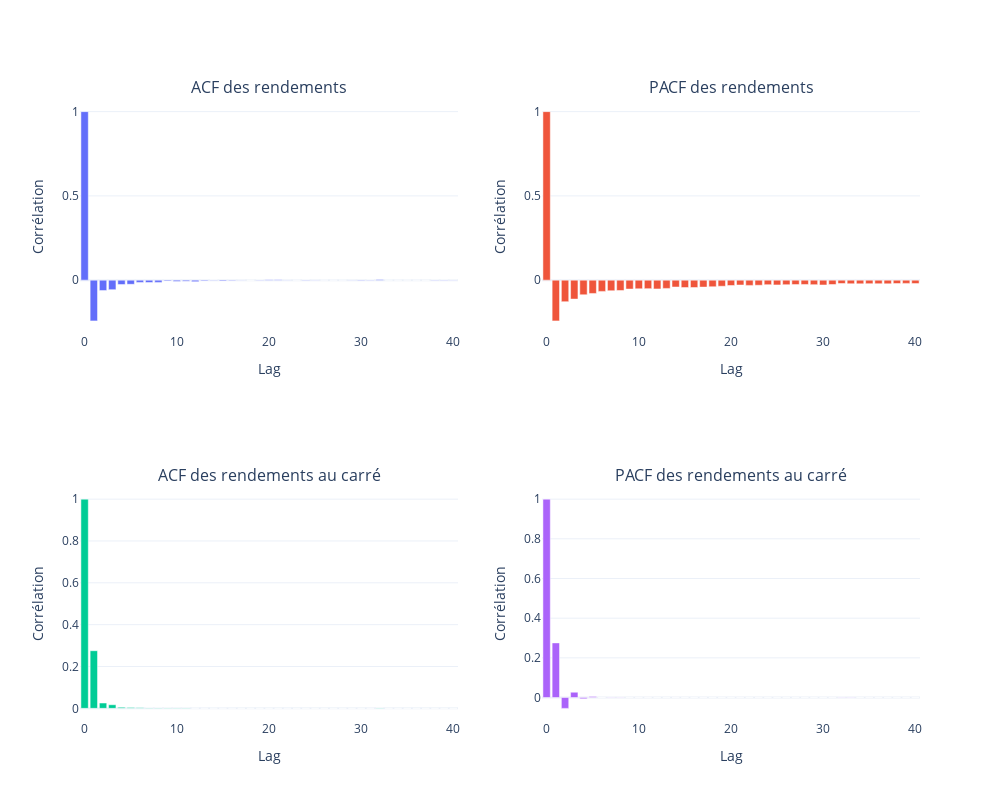

Source (notebook cell):
### Code cell
# Préparation des données
returns = df_ts['return'].dropna()
returns_squared = returns**2
nlags = 40

# ACF et PACF
acf_vals = acf(returns, nlags=nlags)
pacf_vals = pacf(returns, nlags=nlags)

acf_sq_vals = acf(returns_squared, nlags=nlags)
pacf_sq_vals = pacf(returns_squared, nlags=nlags)

lags = np.arange(len(acf_vals))

from plotly.subplots import make_subplots

# Création d'une figure 2x2
fig = make_subplots(
    rows=2, cols=2,
    subplot_titles=(
        "ACF des rendements",
        "PACF des rendements",
        "ACF des rendements au carré",
        "PACF des rendements au carré"
    )
)

# 1. ACF des rendements
fig.add_trace(
    go.Bar(x=lags, y=acf_vals, name="ACF"),
    row=1, col=1
)

# 2. PACF des rendements
fig.add_trace(
    go.Bar(x=lags, y=pacf_vals, name="PACF"),
    row=1, col=2
)

# 3. ACF des rendements au carré
fig.add_trace(
    go.Bar(x=lags, y=acf_sq_vals, name="ACF²"),
    row=2, col=1
)

# 4. PACF des rendements au carré
fig.add_trace(
    go.Bar(x=lags, y=pacf_sq_vals, name="PACF²"),
    row=2, col=2
)

# Layout global
fig.update_layout(
    height=800,
    width=1000,
    showlegend=False,
    template='plotly_white'
)

# Axes
fig.update_xaxes(title_text="Lag", row=1, col=1)
fig.update_yaxes(title_text="Corrélation", row=1, col=1)

fig.update_xaxes(title_text="Lag", row=1, col=2)
fig.update_yaxes(title_text="Corrélation", row=1, col=2)

fig.update_xaxes(title_text="Lag", row=2, col=1)
fig.update_yaxes(title_text="Corrélation", row=2, col=1)

fig.update_xaxes(title_text="Lag", row=2, col=2)
fig.update_yaxes(title_text="Corrélation", row=2, col=2)

fig.show()

### Figure 1 — Plotly figure (JSON) as saved in the notebook; plotly's stock layout.template omitted (floating-point values rounded to 4 significant figures)
{"data": [{"name": "ACF", "type": "bar", "x": [0, 1, 2, 3, 4, 5, 6, 7, 8, 9, 10, 11, 12, 13, 14, 15, 16, 17, 18, 19, 20, 21, 22, 23, 24, 25, 26, 27, 28, 29, 30, 31, 32, 33, 34, 35, 36, 37, 38, 39, 40], "xaxis": "x", "y": [1.0, -0.2416, -0.06201, -0.05628, -0.0263, -0.02462, -0.0135, -0.0142, -0.01321, -0.005672, -0.007889, -0.007147, -0.008997, -0.004652, 0.001614, -0.005596, -0.004033, -0.001844, -0.00107, 0.0006301, 0.002354, 0.001872, -0.002308, -0.0008299, 0.001481, -0.001828, -0.0001504, -0.0008019, -0.0002505, -0.001877, -0.002979, 0.00066, 0.004404, -0.000432, -0.000803, 0.0001249, -0.0007478, -0.001231, 0.0005634, 0.0005336, -0.001385], "yaxis": "y"}, {"name": "PACF", "type": "bar", "x": [0, 1, 2, 3, 4, 5, 6, 7, 8, 9, 10, 11, 12, 13, 14, 15, 16, 17, 18, 19, 20, 21, 22, 23, 24, 25, 26, 27, 28, 29, 30, 31, 32, 33, 34, 35, 36, 37, 38, 39, 40], "xaxis": "x2", "y": [1.0, -0.2416, -0.1279, -0.1124, -0.08684, -0.0789, -0.06672, -0.06287, -0.0612, -0.05292, -0.05156, -0.05033, -0.052, -0.0489, -0.0406, -0.0439, -0.04373, -0.04122, -0.03925, -0.03598, -0.03171, -0.02889, -0.03104, -0.03014, -0.02671, -0.02816, -0.02674, -0.02644, -0.02555, -0.02661, -0.02857, -0.02577, -0.0199, -0.02138, -0.02197, -0.02087, -0.02112, -0.0218, -0.02021, -0.01915, -0.02057], "yaxis": "y2"}, {"name": "ACF²", "type": "bar", "x": [0, 1, 2, 3, 4, 5, 6, 7, 8, 9, 10, 11, 12, 13, 14, 15, 16, 17, 18, 19, 20, 21, 22, 23, 24, 25, 26, 27, 28, 29, 30, 31, 32, 33, 34, 35, 36, 37, 38, 39, 40], "xaxis": "x3", "y": [1.0, 0.2755, 0.02544, 0.01722, 0.005069, 0.003753, 0.002904, 0.002168, 0.002065, 0.001446, 0.001187, 0.001198, 0.0009087, 0.0002877, 0.0007402, 0.0004605, 0.0001201, -0.000132, -0.0001196, -0.000101, 8.581e-05, -0.0001077, 0.0001095, -0.0001095, -0.0001133, -0.0001187, -0.0001176, -0.0001269, -0.0001177, 1.619e-05, 1.239e-05, 0.0004223, 0.001417, -9.338e-05, -8.275e-05, -0.0001357, -0.0001296, -9.468e-05, -0.0001033, -0.0001259, -0.0001193], "yaxis": "y3"}, {"name": "PACF²", "type": "bar", "x": [0, 1, 2, 3, 4, 5, 6, 7, 8, 9, 10, 11, 12, 13, 14, 15, 16, 17, 18, 19, 20, 21, 22, 23, 24, 25, 26, 27, 28, 29, 30, 31, 32, 33, 34, 35, 36, 37, 38, 39, 40], "xaxis": "x4", "y": [1.0, 0.2755, -0.05459, 0.02698, -0.006303, 0.004732, 0.0005612, 0.001379, 0.001173, 0.0005936, 0.000682, 0.0007205, 0.0004012, -8.618e-05, 0.0007318, 2.907e-05, -7.524e-06, -0.0001952, -4.327e-05, -7.57e-05, 0.0001401, -0.0001916, 0.0002122, -0.0002263, -1.326e-05, -0.0001002, -6.069e-05, -8.558e-05, -6.378e-05, 7.215e-05, -1.338e-05, 0.0004642, 0.00127, -0.0009018, 0.0002511, -0.0002448, -1.596e-05, -7.124e-05, -6.423e-05, -8.86e-05, -6.819e-05], "yaxis": "y4"}], "layout": {"annotations": [{"font": {"size": 16}, "showarrow": false, "text": "ACF des rendements", "x": 0.225, "xanchor": "center", "xref": "paper", "y": 1, "yanchor": "bottom", "yref": "paper"}, {"font": {"size": 16}, "showarrow": false, "text": "PACF des rendements", "x": 0.775, "xanchor": "center", "xref": "paper", "y": 1, "yanchor": "bottom", "yref": "paper"}, {"font": {"size": 16}, "showarrow": false, "text": "ACF des rendements au carré", "x": 0.225, "xanchor": "center", "xref": "paper", "y": 0.375, "yanchor": "bottom", "yref": "paper"}, {"font": {"size": 16}, "showarrow": false, "text": "PACF des rendements au carré", "x": 0.775, "xanchor": "center", "xref": "paper", "y": 0.375, "yanchor": "bottom", "yref": "paper"}], "height": 800, "showlegend": false, "width": 1000, "xaxis": {"anchor": "y", "domain": [0, 0.45], "title": {"text": "Lag"}}, "xaxis2": {"anchor": "y2", "domain": [0.55, 1], "title": {"text": "Lag"}}, "xaxis3": {"anchor": "y3", "domain": [0, 0.45], "title": {"text": "Lag"}}, "xaxis4": {"anchor": "y4", "domain": [0.55, 1], "title": {"text": "Lag"}}, "yaxis": {"anchor": "x", "domain": [0.625, 1], "title": {"text": "Corrélation"}}, "yaxis2": {"anchor": "x2", "domain": [0.625, 1], "title": {"text": "Corrélation"}}, "yaxis3": {"anchor": "x3", "domain": [0, 0.375], "title": {"text": "Corrélation"}}, "yaxis4": {"anchor": "x4", "domain": [0, 0.375], "title": {"text": "Corrélation"}}}}
